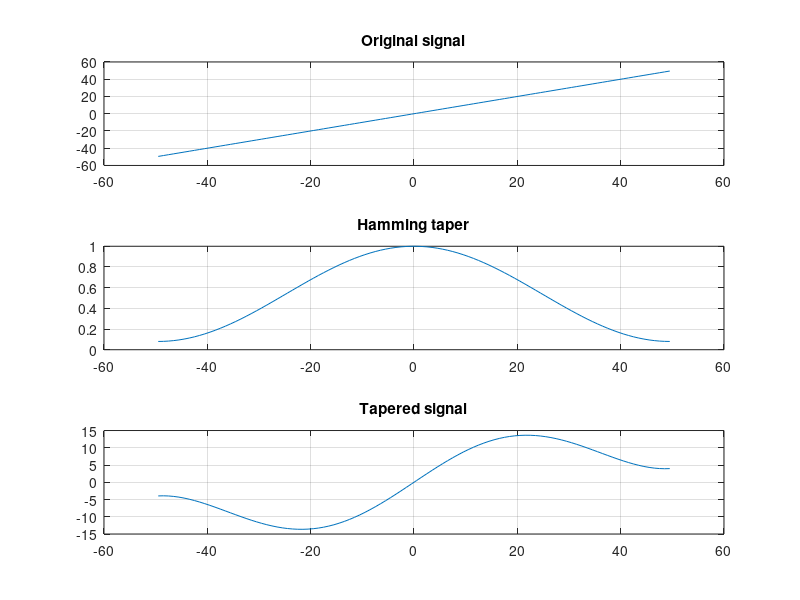

The MATLAB script that drew this image: (Note: this script raises an error after producing the figure.)
T=100;

x = 1:T;
x= x-mean(x);

subplot(3,1,1);
plot(x,x);
grid on
title('Original signal');

subplot(3,1,2);
plot(x,hamming(T));
grid on
title('Hamming taper')


subplot(3,1,3);
plot(x,x.*hamming(T)');
grid on
title('Tapered signal');


figure(2);
x = randn(1,1e4) + sin((1:1e4)/30);
pmtm(x,3,2^15);
xlim([0 .03]);

